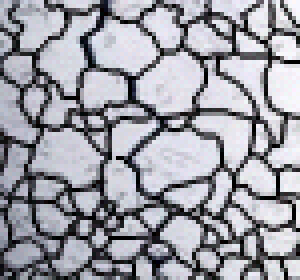
%> input picture Microfract/POLYCRYSTAL.bmp, 75 x 70 px (shown 4 times larger)
$ octave --eval "microfract;"   (GNU Octave 9; MATLAB toolbox functions it lacks are replaced by stand-ins)
%> lines starting %> are read from the running program, lines starting %| are printed output that depends on the picture
function microfract

%%%%%%%%%%%%%%%%%%%
%2d crack problem...given two points defining a macro line crack, find the
%most likely crack on the microstructural scale
%    CLASS:: An 1xN vector which specifies the initial labels of each
%      of the N nodes in the graph
%      initial class assignment for this problem will be class=[1 x 3], x is
%      unknown and is taken to be 1
%    UNARY:: A CxN matrix specifying the potentials (data term) for
%      each of the C possible classes at each of the N nodes. This is the
%      penalty term
%    PAIRWISE:: An NxN sparse matrix specifying the graph structure and
%      cost for each link between nodes in the graph. cost is 1 for all
%      links otherwise zero if nodes are not connected
%    LABELCOST:: A CxC matrix specifying the fixed label cost for the
%      labels of each adjacent node in the graph. this is the potential
%      energy p

IMG = imread('polycrystal.bmp');
%> IMG is the input picture: size 70x75x3 uint8; mean R, G, B 155.9, 156.3, 164.5
imgsz = min(size(IMG,1),size(IMG,2));
%> imgsz = 70
IMG = IMG(1:imgsz,1:imgsz,:);%load square image, low value areas are weak, high index strong
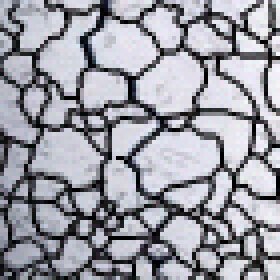
%> IMG: size 70x70x3 uint8 (shown 4 times larger); mean R, G, B 153.9, 154.4, 162.8
imshow(IMG,'InitialMag','fit');


mag = 64/imgsz;
%> mag = 0.914
bond = rgb2gray(imresize(IMG, mag));
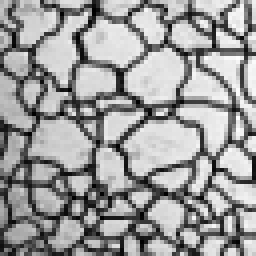
%> bond: size 64x64 uint8 (shown 4 times larger); min 0, max 255, mean 155.2

maxlevels = 4;
bond = double(bond - min(min(bond))) ./ double(max(max(bond))- min(min(bond)));
%> bond: size 64x64 double
bond = uint8(bond * maxlevels);
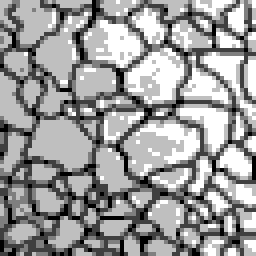
%> bond: size 64x64 uint8 (shown 4 times larger); min 0, max 4, mean 2.44; drawn with min black and max white

imgsz = imgsz*mag;
%> imgsz = 64

Nnodes = imgsz^2;
%> Nnodes = 4096
Nclasses = 2;%Nclasses = 2 implies one center crack
class = ones(1,Nnodes);%initial classes

img = zeros(imgsz);

%define crack line through graphical input
text(0,-5,'click on two points to define the macro-crack line')
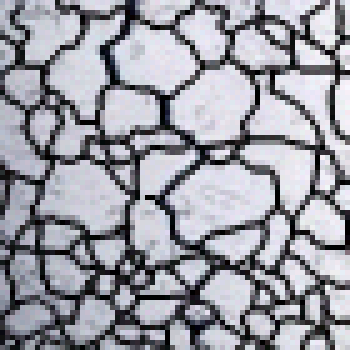
%> figure redrawn from the program's plot data; shown 5 times larger
%> (the run ends here)

$ run again, with Microfract/cfiber2.bmp copied over Microfract/POLYCRYSTAL.bmp
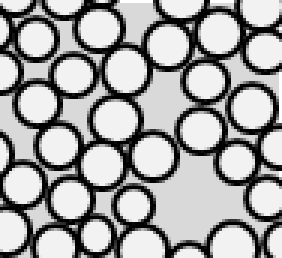
%> input picture Microfract/cfiber2.bmp, 94 x 86 px (shown 3 times larger)
%> in microfract, IMG is the input picture: size 86x94x3 uint8; min 0, max 255, mean 164
%> IMG: size 86x86x3 uint8
%> in microfract, `bond = uint8(bond * maxlevels);`:
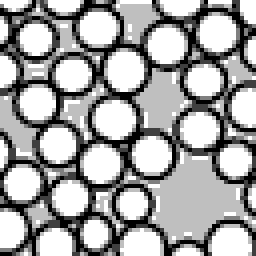
%> bond: size 64x64 uint8 (shown 4 times larger); min 0, max 4, mean 2.56; drawn with min black and max white
%> in microfract, `text(0,-5,'click on two points to define the macro-crack line')`:
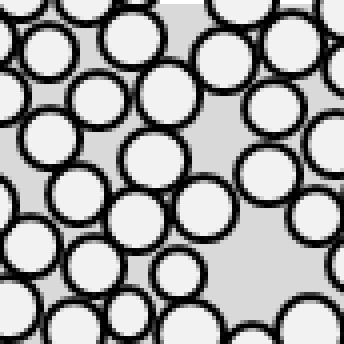
%> figure redrawn from the program's plot data; shown 4 times larger
